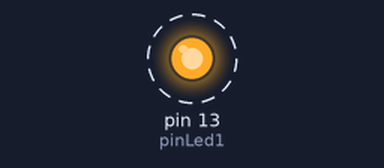
A sketch run on a simulated Arduino Uno, built with avr-gcc and run on an emulated ATmega328P. Parts: output pins drawn as LEDs (lit = HIGH). Dashed ring = blinking.

Above: at 0.2 s.
Timing chart, 0 to 3.0 s (numbered marks = the images above):
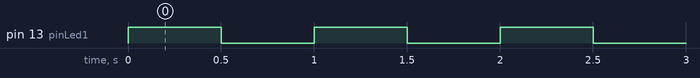

The sketch:

BlinkingLight.ino
```cpp
//--------------------------------------------------------------
//
// BlinkingLight
//
// CBP 15-02-15
//
// Stud Release.
//
// -------------------------------------------------------------

// Declare Variables
int pinLed1;

void setup() {
  pinLed1 = 13;
  pinMode (pinLed1, OUTPUT);

}

void loop() {
  //Turns LED on
  digitalWrite(pinLed1, HIGH);
  //0.5 second delay
  delay(500);
  //Turns LED off
  digitalWrite(pinLed1, LOW);
  //0.5 second delay
  delay(500);

}
```

Measured:
- by itself, pin 13 (pinLed1): alternates HIGH for 0.50 s and LOW for 0.50 s
